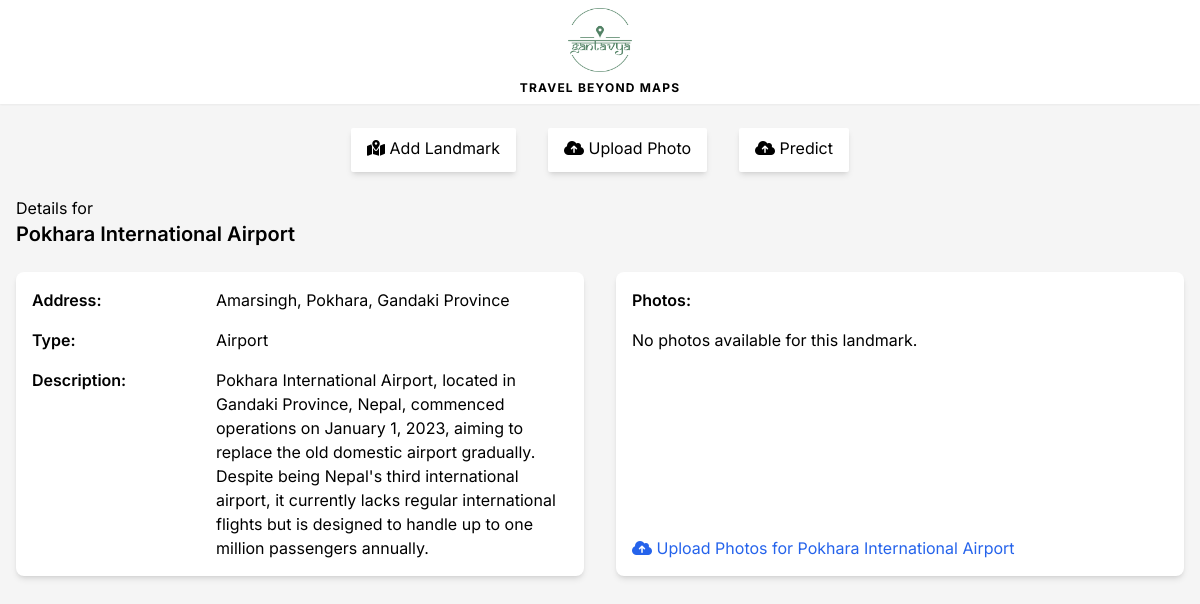
/landmark/1/, run on the app's committed database.
### base/models.py (models this page shows, shortened)
class Landmark(models.Model):
    name = models.CharField(max_length=300,blank=False, null=False) # Pumdikot Shiva Statue
    address = models.CharField(max_length=300,blank=False, null=False) # Pumdikot
    type = models.CharField(max_length=300,blank=False, null=False) # Temple
    description = models.TextField(null=True, blank=True)
    facts = models.TextField(null=True, blank=True)
    longitude = models.CharField(max_length=50, null=True, blank=True)
    latitude = models.CharField(max_length=50, null=True, blank=True)
    saved_by = models.ManyToManyField(User, related_name='saved_landmarks', blank=True) # landmark saved by users
    pred_history = models.ManyToManyField(User, related_name='predicted_landmarks', blank=True) # landmark predicted by users
    updated = models.DateTimeField(auto_now=True)
    created = models.DateTimeField(auto_now_add=True)

### base/views.py (the view)
# urls.py: path('landmark/<int:landmark_id>/', views.landmark_detail, name='landmark_detail'),
def landmark_detail(request, landmark_id):
    landmark = get_object_or_404(Landmark, pk=landmark_id)
    photos = landmark.photos.all()  # Access all photos associated with the landmark
    if request.method == 'POST':
        photo_form = PhotoUploadForm(request.POST, request.FILES)
        if photo_form.is_valid():
            photo = photo_form.save(commit=False)
            photo.place = landmark
            photo.save()
            return redirect('landmark_detail', landmark_id=landmark.id)
    else:
        photo_form = PhotoUploadForm()
    return render(request, 'base/landmark_detail.html', {'landmark': landmark, 'photos': photos, 'photo_form': photo_form})

### base/templates/base/landmark_detail.html
{% extends 'base/index.html' %} {% block title %} Landmark Detail {% endblock %}
{% block body %}
<p>Details for</p>
<h1 class="text-xl font-semibold">{{landmark.name}}</h1>
<div class="mt-6 grid grid-cols-1 md:grid-cols-2 gap-8">
  <div class="w-full h-full shadow-md rounded-lg bg-white p-4 grid grid-cols-1 sm:grid-cols-2 md:grid-cols-3 gap-4 ">
    <p class="col-start-1 col-end-2"><strong class="font-semibold">Address:</strong></p>
    <p class="col-start-2 col-end-4">{{ landmark.address }}</p>
    <p class="col-start-1 col-end-2"><strong class="font-semibold">Type:</strong></p>
    <p class="col-start-2 col-end-4">{{ landmark.type }}</p>
    <p class="col-start-1 col-end-2"><strong class="font-semibold">Description:</strong></p>
    <p class="col-start-2 col-end-4 h-48 w-full overflow-y-auto">
      {% if landmark.description %}
      {{ landmark.description }}
      {% else %}
      No details available.
      {% endif %}
    </p>
  </div>
  <div class="w-full h-full shadow-md rounded-lg bg-white p-4 gap-4 flex flex-col justify-start items-start">
    <h2 class="font-semibold">Photos:</h2>
    <div class="h-full">
      {% if photos %}
      <div class="h-full gap-4 grid grid-cols-1 sm:grid-cols-2 md:grid-cols-3 h-48 overflow-y-auto">
        {% for photo in photos %}
        <form method="post" action="{% url 'landmark_detail' photo.id %}" class="h-full relative group">
          <img src="{{ photo.photo.url }}" alt="Landmark Photo"
            class="w-full h-full object-cover aspect-square rounded-md hover:shadow-xl duration-300 ease-in-out cursor-pointer" />
          {% csrf_token %}
          <button type="submit"
            class="bg-red-500 w-6 shadow-md text-white rounded absolute right-2 top-2 opacity-0 group-hover:opacity-100 group-hover:block duration-300 ease-in-out">
            <i class="fas fa-remove"></i>
          </button>
        </form>
        {% endfor %}
      </div>
      {% else %}
      <p>No photos available for this landmark.</p>
      {% endif %}
    </div>
    <div class="mt-auto text-blue-600  hover:text-blue-800 duration-300 ease-in-out">
      <a href="{% url 'upload_photo' landmark_id=landmark.id %}">
        <i class="fas fa-cloud-upload-alt"></i>
        <span>Upload Photos for {{landmark.name}} </span>
      </a>
    </div>
  </div>
</div>
{% endblock %}

### static/styles/css/globals.css (style rules this page uses)
* { margin: 0; padding: 0; box-sizing: border-box; font-family: 'Inter', sans-serif; }
html { scroll-behavior: smooth; }
body { background-color: #f5f5f5; }

### data on the page
Landmark: name "Pokhara International Airport", address "Amarsingh, Pokhara, Gandaki Province", type "Airport", description "Pokhara International Airport, located in Gandaki Province, Nepal, commenced operations on January 1, 2023, aiming to replace the old domestic airport gradually. Despite being Nepal's third international airport, it currently lacks regular international flights but is designed to handle up to one million passengers annually."
